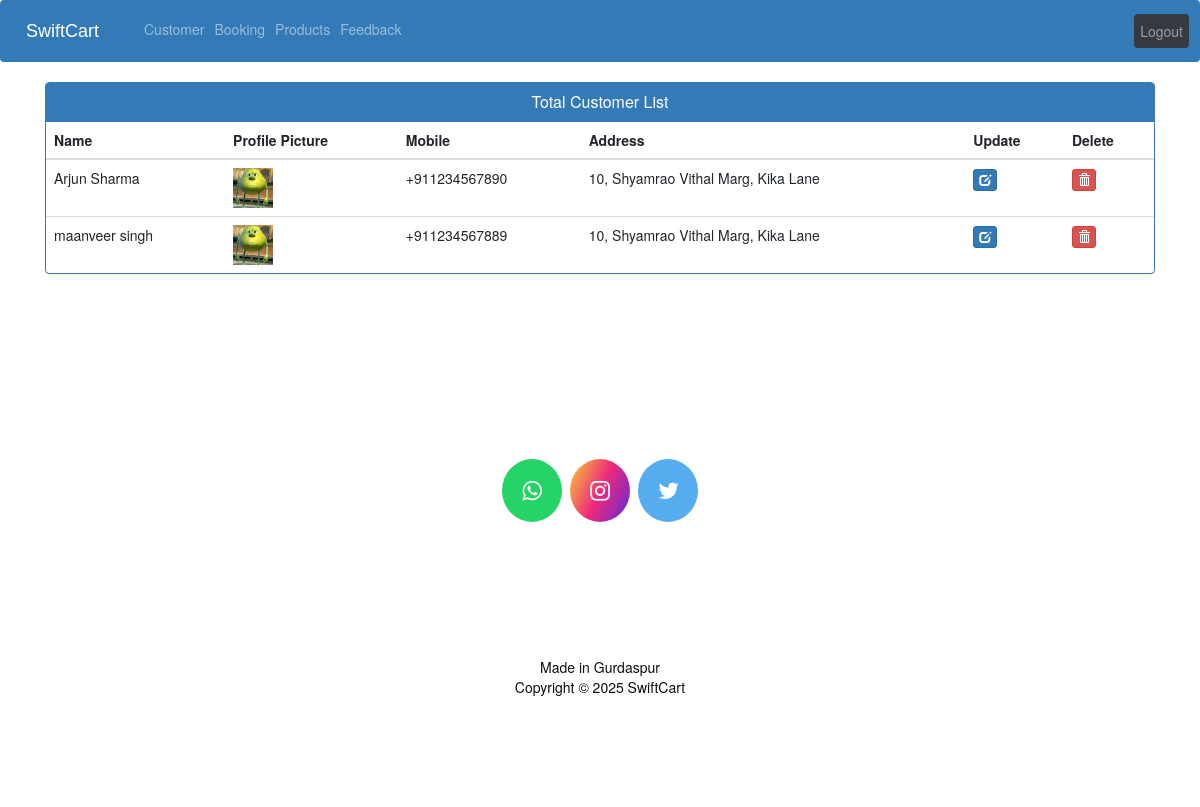
/view-customer (signed in), run on the app's committed database.
### ecom/models.py (models this page shows, shortened)
class Customer(models.Model):
    user=models.OneToOneField(User,on_delete=models.CASCADE)
    profile_pic= models.ImageField(upload_to='profile_pic/CustomerProfilePic/',null=True,blank=True)
    address = models.CharField(max_length=40)
    mobile = models.CharField(max_length=20,null=False)
    @property
    def get_name(self):
        return self.user.first_name+" "+self.user.last_name

### ecom/views.py (the view)
# urls.py: path('view-customer', views.view_customer_view,name='view-customer'),
@login_required(login_url='adminlogin')
def view_customer_view(request):
    customers=models.Customer.objects.all()
    return render(request,'ecom/view_customer.html',{'customers':customers})

### templates/ecom/view_customer.html (shortened to what this page needs)
{% extends 'ecom/admin_base.html' %}
{% load static %}
{% block content %}
<head>
  <link href="//netdna.bootstrapcdn.com/bootstrap/3.0.0/css/bootstrap.min.css" rel="stylesheet" id="bootstrap-css">
</head>
<div class="container">
  <div class="panel panel-primary">
    <div class="panel-heading">
      <h6 class="panel-title">Total Customer List</h6>
    </div>
    <table class="table table-hover" id="dev-table">
      <thead>
        <tr>
          <th>Name</th>
          <th>Profile Picture</th>
          <th>Mobile</th>
          <th>Address</th>
          <th>Update</th>
          <th>Delete</th>
        </tr>
      </thead>
      {% for c in customers %}
      <tr>
        <td> {{c.get_name}}</td>
        <td> <img src="{% static c.profile_pic.url %}" alt="Profile Pic" height="40px" width="40px" /></td>
        <td>{{c.mobile}}</td>
        <td>{{c.address}}</td>
        <td><a class="btn btn-primary btn-xs" href="{% url 'update-customer' c.id  %}"><span class="glyphicon glyphicon-edit"></span></a></td>
        <td><a class="btn btn-danger btn-xs" href="{% url 'delete-customer' c.id  %}"><span class="glyphicon glyphicon-trash"></span></a></td>
      </tr>
      {% endfor %}
    </table>
  </div>
</div>
{% endblock content %}

### templates/ecom/view_customer.html (style rules this page uses)
a:link { text-decoration: none; }
h6 { text-align: center; }

### data on the page
Customer: get_name "Arjun Sharma", profile_pic (picture), mobile "+911234567890", address "10, Shyamrao Vithal Marg, Kika Lane"
Customer: get_name "maanveer singh", profile_pic (picture), mobile "+911234567889", address "10, Shyamrao Vithal Marg, Kika Lane"
